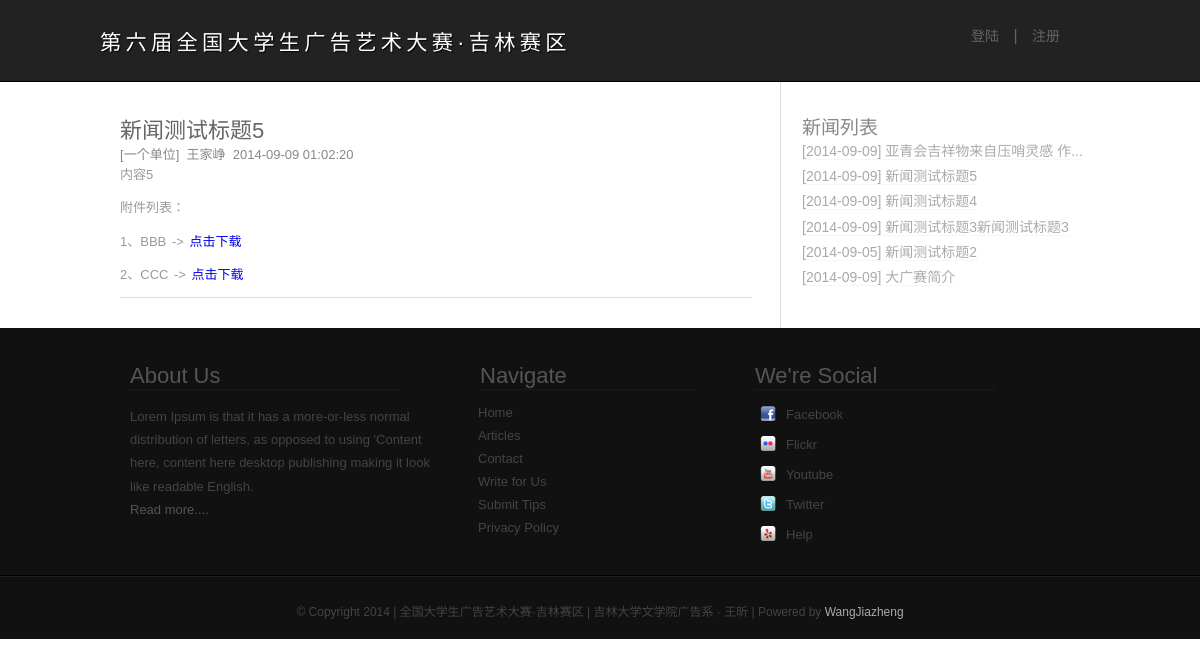
The app's page /news/view/5/1 with its own data.
### tables this page shows
CREATE TABLE `jl_article` (
  `id` int(11) NOT NULL AUTO_INCREMENT COMMENT '自增序号',
  `leibie` int(11) NOT NULL COMMENT '文章类别（1新闻，2通知，3信息）',
  `author` varchar(100) DEFAULT NULL COMMENT '文章作者',
  `department` varchar(100) DEFAULT NULL COMMENT '作者单位',
  `ptime` timestamp NULL DEFAULT CURRENT_TIMESTAMP ON UPDATE CURRENT_TIMESTAMP COMMENT '发布日期',
  `ilevel` int(11) DEFAULT '0' COMMENT '重要等级0-5颗星',
  `ctitle` varchar(1000) DEFAULT NULL COMMENT '文章标题',
  `cguide` varchar(1000) DEFAULT NULL COMMENT '文章引言',
  `cpguide` varchar(1000) DEFAULT NULL COMMENT '文章引导图URL',
  `cfrom` varchar(100) DEFAULT NULL COMMENT '文章来源',
  `cread` int(11) DEFAULT '0' COMMENT '文章阅读数',
  `ccontent` mediumtext COMMENT '文章内容',
  `cattachurl` varchar(10000) DEFAULT NULL COMMENT '文章附件URL（以|分割）',
  `cattachname` varchar(1000) DEFAULT NULL COMMENT '文章附件名称（以|分割）',
  PRIMARY KEY (`id`)
);

### application/controllers/news.php (called while the page is built, shortened)
<?php
class News extends MY_Controller {
	public function __construct(){
		$this->load->helper ( 'url' );
		$this->load->model ( 'News_model' );
	}
	public function view( $msg_id , $class = '1' ){
		$data['title'] = WebSite_Static_Title;
		$className = array( '1' => "新闻" , '2' => "通知" , '3' => "信息" );
		if ($class == '1') {
			$data['lists'] = $this->News_model->getNews ( 20 );
		}else if ($class == '2') {
			$data['lists'] = $this->News_model->getNotices ( 20 );
		}else if ($class == '3') {
			$data['lists'] = $this->News_model->getInfo ( 20 );
		}
		$data['class'] = $className[$class];
		$data['lists'] = $this->formatNewsList ( $data['lists'] );
		$data['news'] = $this->News_model->getNewsAllByMsgID ( $msg_id );
		$this->load->view ( 'readnews', $data );
	}
	public function formatNewsList( $newsList ){
		$rb = array ();
		foreach ( $newsList as $listItem ) {
			$newItem = array ();
			$newItem['id'] = $listItem['id'];
			$newItem['leibie'] = $listItem['leibie'];
			$newItem['title'] = $this->getShortTitle ( $listItem['title'] );
			$newItem['time'] = $this->getDateFromDatetime ( $listItem['time'] );
			$rb[] = $newItem;
		}
		return $rb;
	}
}
?>

### web/index.php (called while the page is built, shortened)
<?php
require_once BASEPATH.'core/CodeIgniter.php';

### application/core/MY_Model.php (called while the page is built, shortened)
<?php
class MY_Model extends CI_Model {
	public function selectByCondition( $data ){
		if (!isset ( $data['select'] ) || empty ( $data['select'] )) {
			$this->db->select ( '*' );
		} else {
			$select = '';
			$first = true;
			foreach ( $data['select'] as $selectItem ) {
				if ($first) {
					$select = ' ' . $selectItem . ' ';
					$first = false;
				} else {
					$select .= ',' . $selectItem . ' ';
				}
			}
			$this->db->select ( $select );
		}
		$this->db->from ( $data['from'] );
		if (!isset ( $data['where'] ) || empty ( $data['where'] )) {
			;
		} else {
			$this->db->where ( $data['where'] );
		}
		if (!isset ( $data['orderby'] ) || empty ( $data['orderby'] )) {
			;
		} else {
			foreach ( $data['orderby'] as $orderbyItem => $orderbyValue ) {
				$this->db->order_by ( $orderbyItem, $orderbyValue );
			}
		}
		if (!isset ( $data['limit'] ) || empty ( $data['limit'] )) {
			;
		} else {
			$this->db->limit(  $data['limit'][1] , $data['limit'][0] );
		}
		$query = $this->db->get ();
		return $query->result_array ();
	}
}

### application/models/news_model.php (called while the page is built, shortened)
<?php
class News_model extends MY_Model {
	public function getNews( $num = 1 ){
		$num = $num < 0 ? 1 : $num;
		return $this->getArticleBrief ( $num, 1 );
	}
	public function getArticleBrief( $num = 1 , $leibie = 1 ){
		$num = $num < 0 ? 1 : $num;
		$data = array();
		$data['select'] = array( '*' );
		$data['from'] = 'jl_article';
		$data['where'] = array ( 'leibie' => $leibie );
		$data['orderby'] = array ( 'id' => 'desc' );
		$data['limit'] = array ( 0 , $num );
		$rs = $this->selectByCondition ( $data );
		$rbdata = array ();
		foreach ( $rs as $row ) {
			$new = array ();
			$new['id'] = $row['id'];
			$new['leibie'] = $row['leibie'];
			$new['title'] = $row['ctitle'];
			$new['time'] = $row['ptime'];
			$new['level'] = $row['ilevel'];
			$new['guide'] = $row['cguide'];
			$new['pguide'] = $row['cpguide'];
			$new['author'] = $row['author'];
			$rbdata[] = $new;
		}
		return $rbdata;
	}
	public function getNewsAllByMsgID( $msg_id = '' ){
		$data = array();
		$data['select'] = array( '*' );
		$data['from'] = 'jl_article';
		$data['where'] = array ( 'id' => $msg_id );
		$rs = $this->selectByCondition ( $data );
		if ($rs) {
			return $rs[0];
		} else {
			return array ();
		}
	}
}
?>

### application/views/readnews.php (the view, shortened to what this page needs)
<!DOCTYPE html PUBLIC "-//W3C//DTD XHTML 1.0 Strict//EN" "http://www.w3.org/TR/xhtml1/DTD/xhtml1-strict.dtd">
<html xmlns="http://www.w3.org/1999/xhtml">
<head>
<link rel="stylesheet" href="styles/css/styleread.css" type="text/css" />
</head>
<body>
<div class="header">
	<div class="header_top">
		<div class="wrap">
			<div class="logo">
				<div style="letter-spacing: .2em; font-size: .7em; text-shadow: 1px 1px 1px #000;">第六届全国大学生广告艺术大赛·吉林赛区</div>
			</div>
			<div class="login_button">
			    <ul>
				    <li><a href="./user/login">登陆</a></li> |
				    <li><a href="./user/signup">注册</a></li>
			    </ul>
			</div>
		</div>
	</div>
</div>
<div class="wrap">
	<div class="main">
		<div class="content">
			<div class="box1">
			   <h2><a><?=$news['ctitle']?></a></h2>
			   <span>[<?=$news['department']?>]&nbsp;&nbsp;<?=$news['author']?>&nbsp;&nbsp;<?=$news['ptime']?></span>
			   <p><?=$news['ccontent']?></p>
				<?php
				if ( $news['cattachname'] != '' ) {
					echo '<p>附件列表：</p>';
					$cattachname = $news['cattachname'];
					$cattachurl = $news['cattachurl'];
					$namearr = explode("|",$cattachname);
					$urlarr = explode("|",$cattachurl);
					$id=0;
					foreach($namearr as $namea){
						echo '<p>' . ( $id + 1 ) . '、' . $namea . '&nbsp;->&nbsp;<a href="' . $urlarr[$id] . '" target="_blank">点击下载</a></p>';
						$id++ ;
					}
				}
				?>
			</div>
		</div>
	<div class="sidebar">
		<div class="side_top">
			<h3><?php echo ($news['leibie']=='1')?'新闻':($news['leibie']=='2'?'通知':'信息');?>列表</h3>
			<div class="list1">
			   <ul>
				 <?php
				 foreach ( $lists as $litem ){
				 	echo '<li><a href="/news/view/' . $litem['id'] .'/' . $litem['leibie'] .'">[' . $litem['time'] .']&nbsp;' . $litem['title'] .'</a></li>';
				 }
				 ?>
			   </ul>
			</div>
		</div>
	</div>
	</div>
</div>
<div class="footer">
	<div class="wrap">
		<div class="footer_grid1">
		    <h3>About Us</h3>
			<p>Lorem Ipsum is that it has a more-or-less normal distribution of letters, as opposed to using 'Content here, content here desktop publishing making it look like readable English.<br><a href="#">Read more....</a></p>
		</div>
		<div class="footer_grid2">
			<h3>Navigate</h3>
			<div class="f_menu">
				<ul>
			      <li><a href="index.html">Home</a></li>
			      <li><a href="single.html">Articles</a></li>
			      <li><a href="contact.html">Contact</a></li>
			      <li><a href="#">Write for Us</a></li>
			      <li><a href="#">Submit Tips</a></li>
			      <li><a href="#">Privacy Policy</a></li>
			   </ul>
			</div>
		</div>
	<div class="footer_grid3">
		<h3>We're Social</h3>
		<div class="img_list">
		   <ul>
		     <li><img src="styles/images/facebook.png" alt="" /><a href="#">Facebook</a></li>
		     <li><img src="styles/images/flickr.png" alt="" /><a href="#">Flickr</a></li>
		     <li><img src="styles/images/youtube.png" alt="" /><a href="#">Youtube</a></li>
		     <li><img src="styles/images/twitter.png" alt="" /><a href="#">Twitter</a></li>
		     <li><img src="styles/images/yelp.png" alt="" /><a href="#">Help</a></li>
		   </ul>
		</div>
	</div>
	</div>
</div>
<div class="f_bottom">
	<p>&#169; Copyright 2014 | <?=$title?> | 吉林大学文学院广告系 · 王昕 | Powered by <a href="mailto:wangjz2010@qq.com">WangJiazheng</a></p>
</div>
</body>
</html>

### styles/css/styleread.css (style rules this page uses)
html,body,div,span,applet,object,iframe,h1,h2,h3,h4,h5,h6,p,blockquote,pre,a,abbr,acronym,address,big,cite,code,del,dfn,em,img,ins,kbd,q,s,samp,small,strike,strong,sub,sup,tt,var,b,u,i,dl,dt,dd,ol,nav ul,nav li,fieldset,form,label,legend,table,caption,tbody,tfoot,thead,tr,th,td,article,aside,canvas,details,embed,figure,figcaption,footer,header,hgroup,menu,nav,output,ruby,section,summary,time,mark,audio,video { margin:0;padding:0;border:0;font-size:100%;font:inherit;vertical-align:baseline; }
ol,ul { list-style:none;margin:0;padding:0; }
a { text-decoration:none; }
img { max-width:100%; }
body { font-family: 'Monda', sans-serif; }
.wrap { width:1000px; margin:0 auto; }
.header_top { background:#222; border-bottom: 1px solid black; padding:5px 0; }
.logo { float: left; margin: 20px 20px 20px 0; color: #fff; letter-spacing: .2em; font-size: 1.9em; }
.login_button { float:right; color:#646464; margin:20px 30px; }
.login_button li { display:inline-block; }
.login_button li a { color:#646464; font-size:14px; padding:0 10px; }
.main { background:#fff; }
.content { float:left; width:680px; border-right:1px solid #E0D9D9; }
.box1 h2 a { font-size:22px; color:#666; }
.box1 { width:632px; margin:30px 20px; border-bottom:1px solid #E0D9D9; }
.box1 p { font-size:13px; word-spacing:2px; line-height:1.8em; color:#999; margin-bottom:10px; }
.sidebar { float:right; width:318px; }
.side_top { padding:30px 0 0 20px; }
.side_top h3 { font-size:19px; color:#888; }
.list1 li a { font-size:14px; color:#AAA; line-height:1.8em; border-bottom:1px solid #f6f6f6; }
.footer { background:#111; padding:20px 2px; border-bottom: 1px solid black; }
.footer h3 { font-size:22px; color:#555; margin:15px 30px; border-bottom:1px dotted #222; }
.footer_grid1 { float:left; width:330px; }
.footer_grid1 p { font-size:13px; color:#444; padding-left:30px; line-height:1.8em; }
.footer_grid1 p a { font-size:13px; color:#555; }
.footer_grid2 { float:left; width:275px; margin-left:20px; }
.f_menu { margin-left:20px; }
.f_menu li { display:block; margin:8px; }
.f_menu li a { display:block; color:#444; font-size:13px; }
.footer_grid3 { float:left; width:300px; }
.img_list { margin-left:35px; }
.img_list li { display:block; margin:12px 0; }
.img_list li a { font-size:13px; color:#444; margin:10px; }
.img_list img { vertical-align:middle; }
.f_bottom { border-top: 1px solid #1F1F1F; background:#111; padding:20px 0 }
.f_bottom p { text-align:center; color:#444; font-size:12px; margin-top:5px; }
.f_bottom p a { text-decoration:none; color:#AAA; }
.box1 span { font-size:13px; color:#888; font-size:13px; }

### records on screen
jl_article: ctitle "新闻测试标题5", department "一个单位", author "王家峥", ptime "2014-09-09 01:02:20", ccontent "内容5", cattachname "BBB", cattachname "CCC", time "2014-09-09"
jl_article: time "2014-09-09", ctitle "新闻测试标题4"
jl_article: time "2014-09-09", ctitle "新闻测试标题3新闻测试标题3"
jl_article: time "2014-09-05", ctitle "新闻测试标题2"
jl_article: time "2014-09-09", ctitle "大广赛简介"

### other values on screen
$litem['time'] "2014-09-09"
$litem['title'] "亚青会吉祥物来自压哨灵感 作..."
$title "全国大学生广告艺术大赛·吉林赛区"
